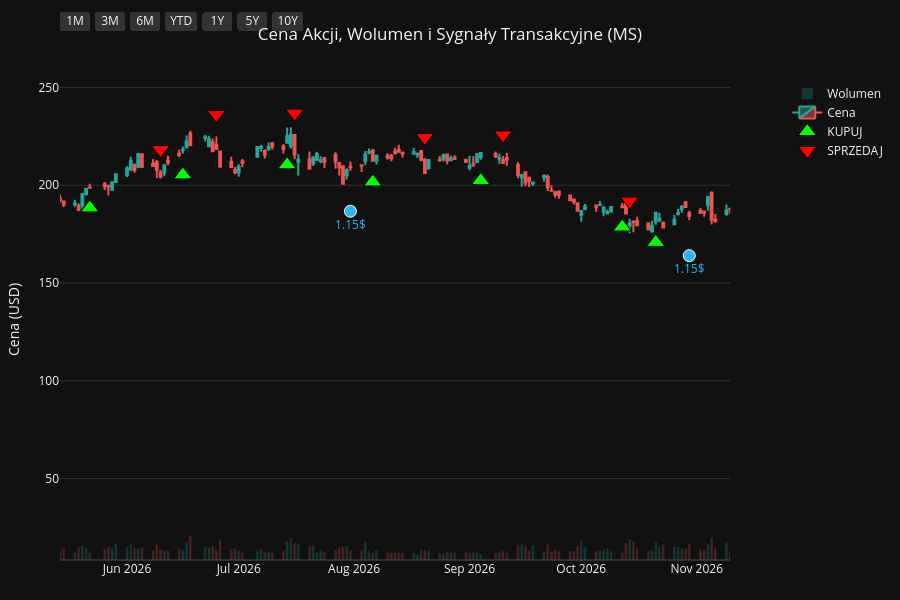
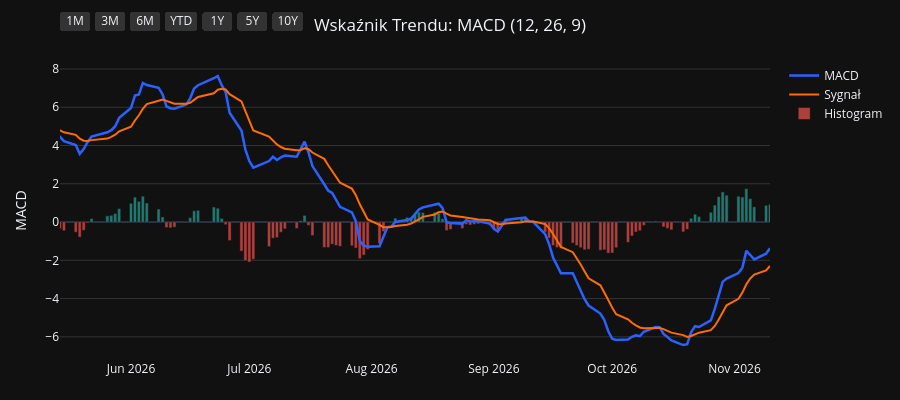
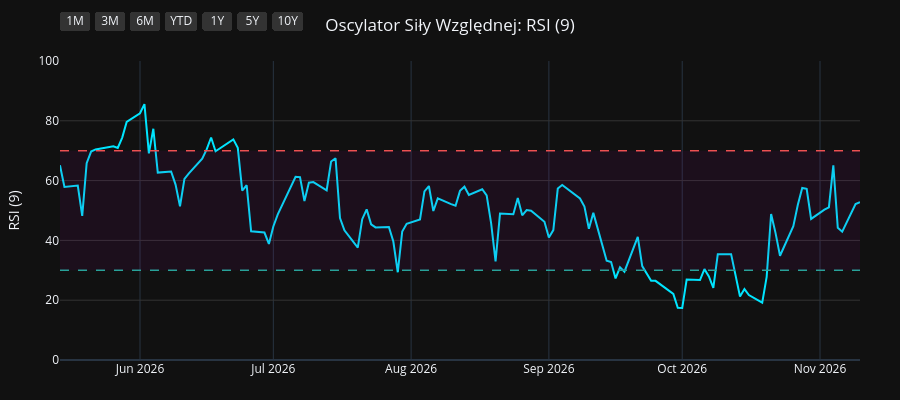
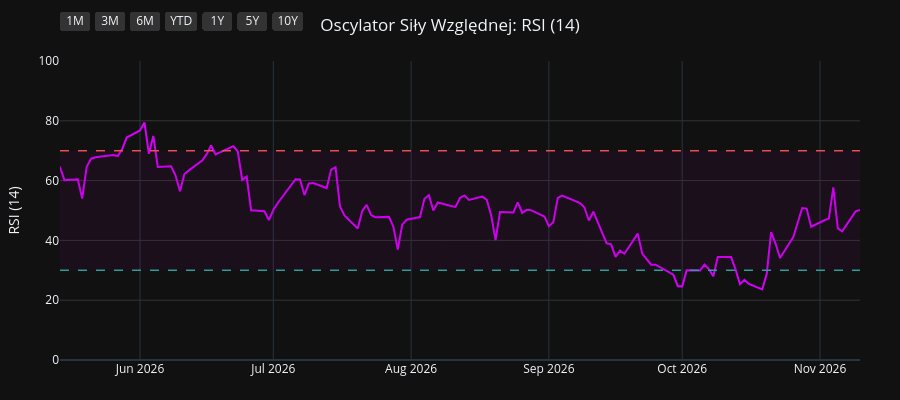

The notebook cell these images were saved under, in order:
### Code cell
import os
import yfinance as yf
import pandas as pd
import pandas_ta as ta
import plotly.graph_objects as go
from plotly.subplots import make_subplots

# 1. Pobranie i przygotowanie danych
symbol = os.environ.get("STOCK_TICKER", "").strip().upper()
if not symbol:
    raise RuntimeError("Set STOCK_TICKER before running price_extractor.ipynb")
df = yf.Ticker(symbol).history(period="10y")
df.index = df.index.tz_localize(None)

# Wskaźniki i sygnały
df.ta.macd(fast=12, slow=26, signal=9, append=True)
df.ta.rsi(length=9, append=True)
df.ta.rsi(length=14, append=True)
df.ta.rsi(length=21, append=True)
df.dropna(inplace=True)

macd = df['MACD_12_26_9']
signal = df['MACDs_12_26_9']
wczorajszy_macd = macd.shift(1)
wczorajszy_signal = signal.shift(1)

df['Decyzja'] = 'BRAK'
df.loc[(macd > signal) & (wczorajszy_macd <= wczorajszy_signal), 'Decyzja'] = 'KUPUJ'
df.loc[(macd < signal) & (wczorajszy_macd >= wczorajszy_signal), 'Decyzja'] = 'SPRZEDAJ'

df_kupuj = df[df['Decyzja'] == 'KUPUJ']
df_sprzedaj = df[df['Decyzja'] == 'SPRZEDAJ']
df_dywidendy = df[df['Dividends'] > 0]
df_splity = df[df['Stock Splits'] > 0]

# Wspólna konfiguracja osi X
konfiguracja_osi_x = dict(
    type="date",
    showspikes=True, spikemode="across", spikesnap="cursor", spikedash="dot", spikecolor="#ffffff", spikethickness=1, hoverformat="%Y-%m-%d",
    rangeselector=dict(
        buttons=list([
            dict(count=1, label="1M", step="month", stepmode="backward"),
            dict(count=3, label="3M", step="month", stepmode="backward"),
            dict(count=6, label="6M", step="month", stepmode="backward"),
            dict(count=1, label="YTD", step="year", stepmode="todate"),
            dict(count=1, label="1Y", step="year", stepmode="backward"),
            dict(count=5, label="5Y", step="year", stepmode="backward"),
            dict(step="all", label="10Y")
        ]),
        bgcolor="#333333", activecolor="#2962ff", x=0, y=1.1
    )
)

# ==========================================
# WYKRES 1: CENA + WOLUMEN + SYGNAŁY
# ==========================================
fig1 = make_subplots(specs=[[{"secondary_y": True}]])

kolory_wolumenu = ['#26a69a' if row['Close'] >= row['Open'] else '#ef5350' for index, row in df.iterrows()]
fig1.add_trace(go.Bar(x=df.index, y=df['Volume'], marker_color=kolory_wolumenu, opacity=0.25, name='Wolumen'), secondary_y=True)
fig1.add_trace(go.Candlestick(x=df.index, open=df['Open'], high=df['High'], low=df['Low'], close=df['Close'], name='Cena', increasing_line_color='#26a69a', decreasing_line_color='#ef5350'), secondary_y=False)
fig1.add_trace(go.Scatter(x=df_kupuj.index, y=df_kupuj['Low'] * 0.95, customdata=df_kupuj[['Low', 'High']], mode='markers', marker=dict(symbol='triangle-up', size=16, color='#00ff00', line=dict(width=1, color='black')), name='KUPUJ', hovertemplate='KUPUJ<br>Najniższa: %{customdata[0]:.2f}<br>Najwyższa: %{customdata[1]:.2f}<extra></extra>'), secondary_y=False)
fig1.add_trace(go.Scatter(x=df_sprzedaj.index, y=df_sprzedaj['High'] * 1.05, customdata=df_sprzedaj[['Low', 'High']], mode='markers', marker=dict(symbol='triangle-down', size=16, color='#ff0000', line=dict(width=1, color='black')), name='SPRZEDAJ', hovertemplate='SPRZEDAJ<br>Najniższa: %{customdata[0]:.2f}<br>Najwyższa: %{customdata[1]:.2f}<extra></extra>'), secondary_y=False)

if not df_dywidendy.empty:
    fig1.add_trace(go.Scatter(x=df_dywidendy.index, y=df_dywidendy['Low'] * 0.90, mode='markers+text', marker=dict(symbol='circle', size=12, color='#29b6f6', line=dict(width=1, color='white')), text=df_dywidendy['Dividends'].apply(lambda x: f"{x}$"), textposition="bottom center", name='Dywidenda', showlegend=False, hovertemplate='Dywidenda: %{text}<extra></extra>', textfont=dict(color="#29b6f6")), secondary_y=False)
if not df_splity.empty:
                    fig1.add_trace(go.Scatter(x=df_splity.index, y=df_splity['High'], mode='markers+text', marker=dict(symbol='star', size=16, color='#ffee58', line=dict(width=1, color='black')), text=df_splity['Stock Splits'].apply(lambda x: f"{x:g}:1" if x >= 1 else f"1:{1 / x:g}"), textposition="top center", name='Split', hovertemplate='%{text}<extra></extra>', textfont=dict(color="#ffee58")), secondary_y=False)

fig1.update_layout(title=dict(text=f"Cena Akcji, Wolumen i Sygnały Transakcyjne ({symbol})", x=0.5, xanchor='center'), dragmode='pan', xaxis_rangeslider_visible=False, template='plotly_dark', height=600, hovermode='x unified', margin=dict(l=60, r=40, t=60, b=40))
fig1.update_xaxes(**konfiguracja_osi_x)
fig1.update_xaxes(range=[df.index.max() - pd.Timedelta(days=180), df.index.max()])
fig1.update_yaxes(title_text="Cena (USD)", secondary_y=False, gridcolor='#333333')
fig1.update_yaxes(range=[0, df['Volume'].max() * 4], showgrid=False, showticklabels=False, secondary_y=True)
fig1.show(config={'scrollZoom': True})

# ==========================================
# WYKRES 2: WSKAŹNIK MACD
# ==========================================
fig2 = go.Figure()
fig2.add_trace(go.Scatter(x=df.index, y=df['MACD_12_26_9'], line=dict(color='#2962ff', width=2.5), name='MACD'))
fig2.add_trace(go.Scatter(x=df.index, y=df['MACDs_12_26_9'], line=dict(color='#ff6d00', width=2), name='Sygnał'))
kolory_macd = ['#26a69a' if val >= 0 else '#ef5350' for val in df['MACDh_12_26_9']]
fig2.add_trace(go.Bar(x=df.index, y=df['MACDh_12_26_9'], marker_color=kolory_macd, name='Histogram', opacity=0.7))
fig2.update_layout(title=dict(text="Wskaźnik Trendu: MACD (12, 26, 9)", x=0.5, xanchor='center'), dragmode='pan', xaxis_rangeslider_visible=False, template='plotly_dark', height=400, hovermode='x unified', margin=dict(l=60, r=40, t=60, b=40))
fig2.update_xaxes(**konfiguracja_osi_x)
fig2.update_xaxes(range=[df.index.max() - pd.Timedelta(days=180), df.index.max()])
fig2.update_yaxes(title_text="MACD", gridcolor='#333333')
fig2.show(config={'scrollZoom': True})

# ==========================================
# WYKRES 3: OSCYLATOR RSI (9)
# ==========================================
fig3 = go.Figure()
fig3.add_trace(go.Scatter(x=df.index, y=df['RSI_9'], line=dict(color='#00e5ff', width=2), name='RSI (9)'))
fig3.add_hline(y=70, line_dash="dash", line_color="#ef5350", line_width=1.5)
fig3.add_hline(y=30, line_dash="dash", line_color="#26a69a", line_width=1.5)
fig3.add_hrect(y0=30, y1=70, line_width=0, fillcolor="purple", opacity=0.1)
fig3.update_layout(title=dict(text="Oscylator Siły Względnej: RSI (9)", x=0.5, xanchor='center'), dragmode='pan', xaxis_rangeslider_visible=False, template='plotly_dark', height=400, hovermode='x unified', margin=dict(l=60, r=40, t=60, b=40))
fig3.update_xaxes(**konfiguracja_osi_x)
fig3.update_xaxes(range=[df.index.max() - pd.Timedelta(days=180), df.index.max()])
fig3.update_yaxes(title_text="RSI (9)", range=[0, 100], gridcolor='#333333')
fig3.show(config={'scrollZoom': True})

# ==========================================
# WYKRES 4: OSCYLATOR RSI (14)
# ==========================================
fig4 = go.Figure()
fig4.add_trace(go.Scatter(x=df.index, y=df['RSI_14'], line=dict(color='#d500f9', width=2), name='RSI (14)'))
fig4.add_hline(y=70, line_dash="dash", line_color="#ef5350", line_width=1.5)
fig4.add_hline(y=30, line_dash="dash", line_color="#26a69a", line_width=1.5)
fig4.add_hrect(y0=30, y1=70, line_width=0, fillcolor="purple", opacity=0.1)
fig4.update_layout(title=dict(text="Oscylator Siły Względnej: RSI (14)", x=0.5, xanchor='center'), dragmode='pan', xaxis_rangeslider_visible=False, template='plotly_dark', height=400, hovermode='x unified', margin=dict(l=60, r=40, t=60, b=40))
fig4.update_xaxes(**konfiguracja_osi_x)
fig4.update_xaxes(range=[df.index.max() - pd.Timedelta(days=180), df.index.max()])
fig4.update_yaxes(title_text="RSI (14)", range=[0, 100], gridcolor='#333333')
fig4.show(config={'scrollZoom': True})

# ==========================================
# WYKRES 5: OSCYLATOR RSI (21)
# ==========================================
fig5 = go.Figure()
fig5.add_trace(go.Scatter(x=df.index, y=df['RSI_21'], line=dict(color='#64dd17', width=2), name='RSI (21)'))
fig5.add_hline(y=70, line_dash="dash", line_color="#ef5350", line_width=1.5)
fig5.add_hline(y=30, line_dash="dash", line_color="#26a69a", line_width=1.5)
fig5.add_hrect(y0=30, y1=70, line_width=0, fillcolor="purple", opacity=0.1)
fig5.update_layout(title=dict(text="Oscylator Siły Względnej: RSI (21)", x=0.5, xanchor='center'), dragmode='pan', xaxis_rangeslider_visible=False, template='plotly_dark', height=400, hovermode='x unified', margin=dict(l=60, r=40, t=60, b=40))
fig5.update_xaxes(**konfiguracja_osi_x)
fig5.update_xaxes(range=[df.index.max() - pd.Timedelta(days=180), df.index.max()])
fig5.update_yaxes(title_text="RSI (21)", range=[0, 100], gridcolor='#333333')
fig5.show(config={'scrollZoom': True})

### Figure 1 — Plotly figure (JSON) as saved in the notebook; plotly's stock layout.template omitted (floating-point values rounded to 4 significant figures; data arrays with more than 128 entries replaced by an {"elided": "..."} marker saying what was removed)
{"data": [{"marker": {"color": {"elided": "2479 str values"}}, "name": "Wolumen", "opacity": 0.25, "type": "bar", "x": {"elided": "2479 str values"}, "xaxis": "x", "y": {"elided": "2479 int values"}, "yaxis": "y2"}, {"close": {"elided": "2479 float values"}, "decreasing": {"line": {"color": "#ef5350"}}, "high": {"elided": "2479 float values"}, "increasing": {"line": {"color": "#26a69a"}}, "low": {"elided": "2479 float values"}, "name": "Cena", "open": {"elided": "2479 float values"}, "type": "candlestick", "x": {"elided": "2479 str values"}, "xaxis": "x", "yaxis": "y"}, {"customdata": {"elided": "97x2 float values"}, "hovertemplate": "KUPUJ<br>Najniższa: %{customdata[0]:.2f}<br>Najwyższa: %{customdata[1]:.2f}<extra></extra>", "marker": {"color": "#00ff00", "line": {"color": "black", "width": 1}, "size": 16, "symbol": "triangle-up"}, "mode": "markers", "name": "KUPUJ", "type": "scatter", "x": ["2017-01-27T00:00:00", "2017-02-03T00:00:00", "2017-04-19T00:00:00", "2017-05-15T00:00:00", "2017-05-26T00:00:00", "2017-06-01T00:00:00", "2017-07-05T00:00:00", "2017-07-20T00:00:00", "2017-09-13T00:00:00", "2017-10-20T00:00:00", "2017-11-28T00:00:00", "2018-01-11T00:00:00", "2018-02-23T00:00:00", "2018-03-06T00:00:00", "2018-04-18T00:00:00", "2018-05-08T00:00:00", "2018-07-10T00:00:00", "2018-08-27T00:00:00", "2018-09-19T00:00:00", "2018-10-18T00:00:00", "2018-10-31T00:00:00", "2018-11-28T00:00:00", "2018-12-28T00:00:00", "2019-02-20T00:00:00", "2019-03-13T00:00:00", "2019-04-02T00:00:00", "2019-06-07T00:00:00", "2019-08-27T00:00:00", "2019-10-15T00:00:00", "2019-12-17T00:00:00", "2020-01-02T00:00:00", "2020-01-10T00:00:00", "2020-02-11T00:00:00", "2020-03-26T00:00:00", "2020-05-07T00:00:00", "2020-05-19T00:00:00", "2020-07-14T00:00:00", "2020-08-12T00:00:00", "2020-08-27T00:00:00", "2020-10-06T00:00:00", "2020-11-04T00:00:00", "2020-12-23T00:00:00", "2021-01-06T00:00:00", "2021-02-09T00:00:00", "2021-04-15T00:00:00", "2021-04-26T00:00:00", "2021-07-01T00:00:00", "2021-07-12T00:00:00", "2021-07-20T00:00:00", "2021-10-15T00:00:00", "2021-11-24T00:00:00", "2021-12-06T00:00:00", "2021-12-23T00:00:00", "2022-01-28T00:00:00", "2022-03-16T00:00:00", "2022-04-18T00:00:00", "2022-05-04T00:00:00", "2022-05-17T00:00:00", "2022-05-23T00:00:00", "2022-06-28T00:00:00", "2022-10-21T00:00:00", "2023-01-09T00:00:00", "2023-03-31T00:00:00", "2023-05-26T00:00:00", "2023-07-13T00:00:00", "2023-09-01T00:00:00", "2023-10-17T00:00:00", "2023-11-02T00:00:00", "2024-02-23T00:00:00", "2024-04-23T00:00:00", "2024-07-01T00:00:00", "2024-08-15T00:00:00", "2024-09-19T00:00:00", "2024-11-06T00:00:00", "2025-01-06T00:00:00", "2025-01-15T00:00:00", "2025-03-20T00:00:00", "2025-04-15T00:00:00", "2025-06-24T00:00:00", "2025-08-12T00:00:00", "2025-08-25T00:00:00", "2025-09-09T00:00:00", "2025-10-20T00:00:00", "2025-10-24T00:00:00", "2025-11-11T00:00:00", "2025-11-28T00:00:00", "2025-12-24T00:00:00", "2026-01-05T00:00:00", "2026-01-16T00:00:00", "2026-03-20T00:00:00", "2026-05-22T00:00:00", "2026-06-16T00:00:00", "2026-07-14T00:00:00", "2026-08-06T00:00:00", "2026-09-04T00:00:00", "2026-10-12T00:00:00", "2026-10-21T00:00:00"], "xaxis": "x", "y": [31.37, 30.91, 30.22, 30.97, 30.71, 30.21, 32.95, 33.53, 33.14, 36.53, 35.76, 39.34, 40.41, 40.68, 38.86, 38.65, 35.4, 35.93, 35.53, 33.95, 33.7, 32.63, 29.09, 31.62, 31.75, 32.51, 32.24, 30.1, 31.98, 39.03, 39.34, 39.92, 43.1, 25.79, 29.48, 30.67, 38.18, 40.81, 40.63, 37.32, 40.0, 53.04, 55.88, 58.4, 63.56, 64.78, 72.78, 71.75, 71.15, 82.02, 81.17, 80.11, 80.09, 80.14, 71.85, 68.85, 69.12, 66.97, 65.96, 64.27, 63.36, 73.37, 72.91, 70.69, 73.18, 73.46, 67.17, 62.47, 75.68, 81.14, 86.58, 89.79, 89.22, 115.4, 115.3, 116.1, 108.1, 100.1, 123.8, 133.7, 136.3, 137.0, 147.3, 148.2, 153.1, 155.8, 166.8, 169.1, 175.6, 146.9, 188.4, 205.3, 210.4, 201.6, 202.4, 178.6, 170.8], "yaxis": "y"}, {"customdata": {"elided": "96x2 float values"}, "hovertemplate": "SPRZEDAJ<br>Najniższa: %{customdata[0]:.2f}<br>Najwyższa: %{customdata[1]:.2f}<extra></extra>", "marker": {"color": "#ff0000", "line": {"color": "black", "width": 1}, "size": 16, "symbol": "triangle-down"}, "mode": "markers", "name": "SPRZEDAJ", "type": "scatter", "x": ["2017-01-31T00:00:00", "2017-02-28T00:00:00", "2017-05-12T00:00:00", "2017-05-17T00:00:00", "2017-05-31T00:00:00", "2017-06-23T00:00:00", "2017-07-12T00:00:00", "2017-08-10T00:00:00", "2017-10-12T00:00:00", "2017-10-31T00:00:00", "2017-12-20T00:00:00", "2018-02-02T00:00:00", "2018-03-02T00:00:00", "2018-03-20T00:00:00", "2018-04-25T00:00:00", "2018-05-25T00:00:00", "2018-08-09T00:00:00", "2018-09-06T00:00:00", "2018-09-27T00:00:00", "2018-10-24T00:00:00", "2018-11-14T00:00:00", "2018-12-06T00:00:00", "2019-02-01T00:00:00", "2019-03-06T00:00:00", "2019-03-25T00:00:00", "2019-05-03T00:00:00", "2019-08-01T00:00:00", "2019-09-24T00:00:00", "2019-11-15T00:00:00", "2019-12-20T00:00:00", "2020-01-03T00:00:00", "2020-01-27T00:00:00", "2020-02-20T00:00:00", "2020-05-06T00:00:00", "2020-05-13T00:00:00", "2020-06-12T00:00:00", "2020-07-23T00:00:00", "2020-08-19T00:00:00", "2020-09-08T00:00:00", "2020-10-27T00:00:00", "2020-12-09T00:00:00", "2020-12-30T00:00:00", "2021-01-20T00:00:00", "2021-03-19T00:00:00", "2021-04-16T00:00:00", "2021-06-10T00:00:00", "2021-07-08T00:00:00", "2021-07-19T00:00:00", "2021-08-19T00:00:00", "2021-11-05T00:00:00", "2021-11-26T00:00:00", "2021-12-17T00:00:00", "2022-01-14T00:00:00", "2022-02-16T00:00:00", "2022-04-01T00:00:00", "2022-04-27T00:00:00", "2022-05-10T00:00:00", "2022-05-20T00:00:00", "2022-06-10T00:00:00", "2022-08-22T00:00:00", "2022-12-05T00:00:00", "2023-02-09T00:00:00", "2023-05-03T00:00:00", "2023-06-23T00:00:00", "2023-08-02T00:00:00", "2023-09-22T00:00:00", "2023-10-18T00:00:00", "2024-01-03T00:00:00", "2024-04-10T00:00:00", "2024-05-24T00:00:00", "2024-07-23T00:00:00", "2024-09-05T00:00:00", "2024-10-30T00:00:00", "2024-11-22T00:00:00", "2025-01-10T00:00:00", "2025-02-10T00:00:00", "2025-04-03T00:00:00", "2025-05-23T00:00:00", "2025-07-11T00:00:00", "2025-08-19T00:00:00", "2025-09-05T00:00:00", "2025-09-30T00:00:00", "2025-10-22T00:00:00", "2025-11-07T00:00:00", "2025-11-14T00:00:00", "2025-12-18T00:00:00", "2025-12-29T00:00:00", "2026-01-13T00:00:00", "2026-01-20T00:00:00", "2026-05-01T00:00:00", "2026-06-10T00:00:00", "2026-06-25T00:00:00", "2026-07-16T00:00:00", "2026-08-20T00:00:00", "2026-09-10T00:00:00", "2026-10-14T00:00:00"], "xaxis": "x", "y": [34.52, 36.48, 34.19, 34.69, 33.74, 35.77, 36.25, 38.16, 39.73, 40.97, 43.21, 46.48, 44.52, 46.96, 42.9, 43.89, 41.21, 40.04, 39.5, 36.74, 38.6, 35.28, 35.54, 35.0, 34.87, 40.58, 37.73, 36.92, 41.77, 43.71, 43.72, 45.62, 47.48, 33.33, 33.03, 40.51, 44.22, 45.21, 45.43, 43.69, 57.27, 59.69, 68.06, 73.56, 71.86, 83.03, 78.32, 79.24, 89.67, 91.39, 87.97, 89.19, 90.04, 92.99, 79.89, 75.51, 75.23, 73.92, 72.55, 81.64, 85.09, 93.33, 82.24, 79.16, 85.82, 81.14, 73.37, 89.81, 90.39, 98.12, 102.3, 100.4, 118.2, 135.5, 126.3, 141.1, 112.0, 128.3, 144.4, 147.9, 155.0, 165.6, 163.0, 166.9, 169.2, 181.8, 186.6, 192.0, 191.7, 200.8, 218.2, 236.1, 236.9, 224.5, 225.7, 191.9], "yaxis": "y"}, {"hovertemplate": "Dywidenda: %{text}<extra></extra>", "marker": {"color": "#29b6f6", "line": {"color": "white", "width": 1}, "size": 12, "symbol": "circle"}, "mode": "markers+text", "name": "Dywidenda", "showlegend": false, "text": ["0.2$", "0.2$", "0.25$", "0.25$", "0.25$", "0.25$", "0.3$", "0.3$", "0.3$", "0.3$", "0.35$", "0.35$", "0.35$", "0.35$", "0.35$", "0.35$", "0.35$", "0.35$", "0.7$", "0.7$", "0.7$", "0.7$", "0.775$", "0.775$", "0.775$", "0.775$", "0.85$", "0.85$", "0.85$", "0.85$", "0.925$", "0.925$", "0.925$", "0.925$", "1.0$", "1.0$", "1.0$", "1.0$", "1.15$", "1.15$"], "textfont": {"color": "#29b6f6"}, "textposition": "bottom center", "type": "scatter", "x": ["2017-01-27T00:00:00", "2017-04-27T00:00:00", "2017-07-27T00:00:00", "2017-10-30T00:00:00", "2018-01-30T00:00:00", "2018-04-27T00:00:00", "2018-07-30T00:00:00", "2018-10-30T00:00:00", "2019-01-30T00:00:00", "2019-04-29T00:00:00", "2019-07-30T00:00:00", "2019-10-30T00:00:00", "2020-01-30T00:00:00", "2020-04-29T00:00:00", "2020-07-30T00:00:00", "2020-10-29T00:00:00", "2021-01-28T00:00:00", "2021-04-29T00:00:00", "2021-07-29T00:00:00", "2021-10-28T00:00:00", "2022-01-28T00:00:00", "2022-04-28T00:00:00", "2022-07-28T00:00:00", "2022-10-28T00:00:00", "2023-01-30T00:00:00", "2023-04-28T00:00:00", "2023-07-28T00:00:00", "2023-10-30T00:00:00", "2024-01-30T00:00:00", "2024-04-29T00:00:00", "2024-07-31T00:00:00", "2024-10-31T00:00:00", "2025-01-31T00:00:00", "2025-04-30T00:00:00", "2025-07-31T00:00:00", "2025-10-31T00:00:00", "2026-01-30T00:00:00", "2026-04-30T00:00:00", "2026-07-31T00:00:00", "2026-10-30T00:00:00"], "xaxis": "x", "y": [29.72, 29.74, 32.13, 34.6, 39.33, 36.19, 35.45, 30.83, 29.99, 34.25, 31.93, 33.38, 38.42, 29.99, 36.16, 34.92, 51.77, 62.2, 72.88, 77.43, 75.92, 63.67, 63.71, 63.23, 76.09, 72.09, 74.33, 57.34, 72.37, 76.88, 86.85, 99.05, 118.7, 97.32, 124.2, 143.4, 159.3, 164.5, 186.7, 164.0], "yaxis": "y"}], "layout": {"dragmode": "pan", "height": 600, "hovermode": "x unified", "margin": {"b": 40, "l": 60, "r": 40, "t": 60}, "title": {"text": "Cena Akcji, Wolumen i Sygnały Transakcyjne (MS)", "x": 0.5, "xanchor": "center"}, "xaxis": {"anchor": "y", "domain": [0.0, 0.94], "hoverformat": "%Y-%m-%d", "range": ["2026-05-14T00:00:00", "2026-11-10T00:00:00"], "rangeselector": {"activecolor": "#2962ff", "bgcolor": "#333333", "buttons": [{"count": 1, "label": "1M", "step": "month", "stepmode": "backward"}, {"count": 3, "label": "3M", "step": "month", "stepmode": "backward"}, {"count": 6, "label": "6M", "step": "month", "stepmode": "backward"}, {"count": 1, "label": "YTD", "step": "year", "stepmode": "todate"}, {"count": 1, "label": "1Y", "step": "year", "stepmode": "backward"}, {"count": 5, "label": "5Y", "step": "year", "stepmode": "backward"}, {"label": "10Y", "step": "all"}], "x": 0, "y": 1.1}, "rangeslider": {"visible": false}, "showspikes": true, "spikecolor": "#ffffff", "spikedash": "dot", "spikemode": "across", "spikesnap": "cursor", "spikethickness": 1, "type": "date"}, "yaxis": {"anchor": "x", "domain": [0.0, 1.0], "gridcolor": "#333333", "title": {"text": "Cena (USD)"}}, "yaxis2": {"anchor": "x", "overlaying": "y", "range": [0, 234134000], "showgrid": false, "showticklabels": false, "side": "right"}}}

### Figure 2 — Plotly figure (JSON) as saved in the notebook; plotly's stock layout.template omitted (floating-point values rounded to 4 significant figures; data arrays with more than 128 entries replaced by an {"elided": "..."} marker saying what was removed)
{"data": [{"line": {"color": "#2962ff", "width": 2.5}, "name": "MACD", "type": "scatter", "x": {"elided": "2479 str values"}, "y": {"elided": "2479 float values"}}, {"line": {"color": "#ff6d00", "width": 2}, "name": "Sygnał", "type": "scatter", "x": {"elided": "2479 str values"}, "y": {"elided": "2479 float values"}}, {"marker": {"color": {"elided": "2479 str values"}}, "name": "Histogram", "opacity": 0.7, "type": "bar", "x": {"elided": "2479 str values"}, "y": {"elided": "2479 float values"}}], "layout": {"dragmode": "pan", "height": 400, "hovermode": "x unified", "margin": {"b": 40, "l": 60, "r": 40, "t": 60}, "title": {"text": "Wskaźnik Trendu: MACD (12, 26, 9)", "x": 0.5, "xanchor": "center"}, "xaxis": {"hoverformat": "%Y-%m-%d", "range": ["2026-05-14T00:00:00", "2026-11-10T00:00:00"], "rangeselector": {"activecolor": "#2962ff", "bgcolor": "#333333", "buttons": [{"count": 1, "label": "1M", "step": "month", "stepmode": "backward"}, {"count": 3, "label": "3M", "step": "month", "stepmode": "backward"}, {"count": 6, "label": "6M", "step": "month", "stepmode": "backward"}, {"count": 1, "label": "YTD", "step": "year", "stepmode": "todate"}, {"count": 1, "label": "1Y", "step": "year", "stepmode": "backward"}, {"count": 5, "label": "5Y", "step": "year", "stepmode": "backward"}, {"label": "10Y", "step": "all"}], "x": 0, "y": 1.1}, "rangeslider": {"visible": false}, "showspikes": true, "spikecolor": "#ffffff", "spikedash": "dot", "spikemode": "across", "spikesnap": "cursor", "spikethickness": 1, "type": "date"}, "yaxis": {"gridcolor": "#333333", "title": {"text": "MACD"}}}}

### Figure 3 — Plotly figure (JSON) as saved in the notebook; plotly's stock layout.template omitted (floating-point values rounded to 4 significant figures; data arrays with more than 128 entries replaced by an {"elided": "..."} marker saying what was removed)
{"data": [{"line": {"color": "#00e5ff", "width": 2}, "name": "RSI (9)", "type": "scatter", "x": {"elided": "2479 str values"}, "y": {"elided": "2479 float values"}}], "layout": {"dragmode": "pan", "height": 400, "hovermode": "x unified", "margin": {"b": 40, "l": 60, "r": 40, "t": 60}, "shapes": [{"line": {"color": "#ef5350", "dash": "dash", "width": 1.5}, "type": "line", "x0": 0, "x1": 1, "xref": "x domain", "y0": 70, "y1": 70, "yref": "y"}, {"line": {"color": "#26a69a", "dash": "dash", "width": 1.5}, "type": "line", "x0": 0, "x1": 1, "xref": "x domain", "y0": 30, "y1": 30, "yref": "y"}, {"fillcolor": "purple", "line": {"width": 0}, "opacity": 0.1, "type": "rect", "x0": 0, "x1": 1, "xref": "x domain", "y0": 30, "y1": 70, "yref": "y"}], "title": {"text": "Oscylator Siły Względnej: RSI (9)", "x": 0.5, "xanchor": "center"}, "xaxis": {"hoverformat": "%Y-%m-%d", "range": ["2026-05-14T00:00:00", "2026-11-10T00:00:00"], "rangeselector": {"activecolor": "#2962ff", "bgcolor": "#333333", "buttons": [{"count": 1, "label": "1M", "step": "month", "stepmode": "backward"}, {"count": 3, "label": "3M", "step": "month", "stepmode": "backward"}, {"count": 6, "label": "6M", "step": "month", "stepmode": "backward"}, {"count": 1, "label": "YTD", "step": "year", "stepmode": "todate"}, {"count": 1, "label": "1Y", "step": "year", "stepmode": "backward"}, {"count": 5, "label": "5Y", "step": "year", "stepmode": "backward"}, {"label": "10Y", "step": "all"}], "x": 0, "y": 1.1}, "rangeslider": {"visible": false}, "showspikes": true, "spikecolor": "#ffffff", "spikedash": "dot", "spikemode": "across", "spikesnap": "cursor", "spikethickness": 1, "type": "date"}, "yaxis": {"gridcolor": "#333333", "range": [0, 100], "title": {"text": "RSI (9)"}}}}

### Figure 4 — Plotly figure (JSON) as saved in the notebook; plotly's stock layout.template omitted (floating-point values rounded to 4 significant figures; data arrays with more than 128 entries replaced by an {"elided": "..."} marker saying what was removed)
{"data": [{"line": {"color": "#d500f9", "width": 2}, "name": "RSI (14)", "type": "scatter", "x": {"elided": "2479 str values"}, "y": {"elided": "2479 float values"}}], "layout": {"dragmode": "pan", "height": 400, "hovermode": "x unified", "margin": {"b": 40, "l": 60, "r": 40, "t": 60}, "shapes": [{"line": {"color": "#ef5350", "dash": "dash", "width": 1.5}, "type": "line", "x0": 0, "x1": 1, "xref": "x domain", "y0": 70, "y1": 70, "yref": "y"}, {"line": {"color": "#26a69a", "dash": "dash", "width": 1.5}, "type": "line", "x0": 0, "x1": 1, "xref": "x domain", "y0": 30, "y1": 30, "yref": "y"}, {"fillcolor": "purple", "line": {"width": 0}, "opacity": 0.1, "type": "rect", "x0": 0, "x1": 1, "xref": "x domain", "y0": 30, "y1": 70, "yref": "y"}], "title": {"text": "Oscylator Siły Względnej: RSI (14)", "x": 0.5, "xanchor": "center"}, "xaxis": {"hoverformat": "%Y-%m-%d", "range": ["2026-05-14T00:00:00", "2026-11-10T00:00:00"], "rangeselector": {"activecolor": "#2962ff", "bgcolor": "#333333", "buttons": [{"count": 1, "label": "1M", "step": "month", "stepmode": "backward"}, {"count": 3, "label": "3M", "step": "month", "stepmode": "backward"}, {"count": 6, "label": "6M", "step": "month", "stepmode": "backward"}, {"count": 1, "label": "YTD", "step": "year", "stepmode": "todate"}, {"count": 1, "label": "1Y", "step": "year", "stepmode": "backward"}, {"count": 5, "label": "5Y", "step": "year", "stepmode": "backward"}, {"label": "10Y", "step": "all"}], "x": 0, "y": 1.1}, "rangeslider": {"visible": false}, "showspikes": true, "spikecolor": "#ffffff", "spikedash": "dot", "spikemode": "across", "spikesnap": "cursor", "spikethickness": 1, "type": "date"}, "yaxis": {"gridcolor": "#333333", "range": [0, 100], "title": {"text": "RSI (14)"}}}}
